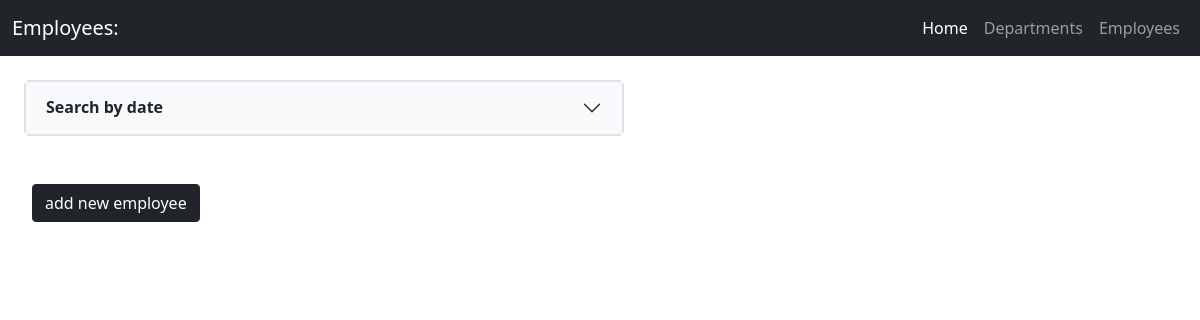
/employees/, run on an earlier commit of the app's database.
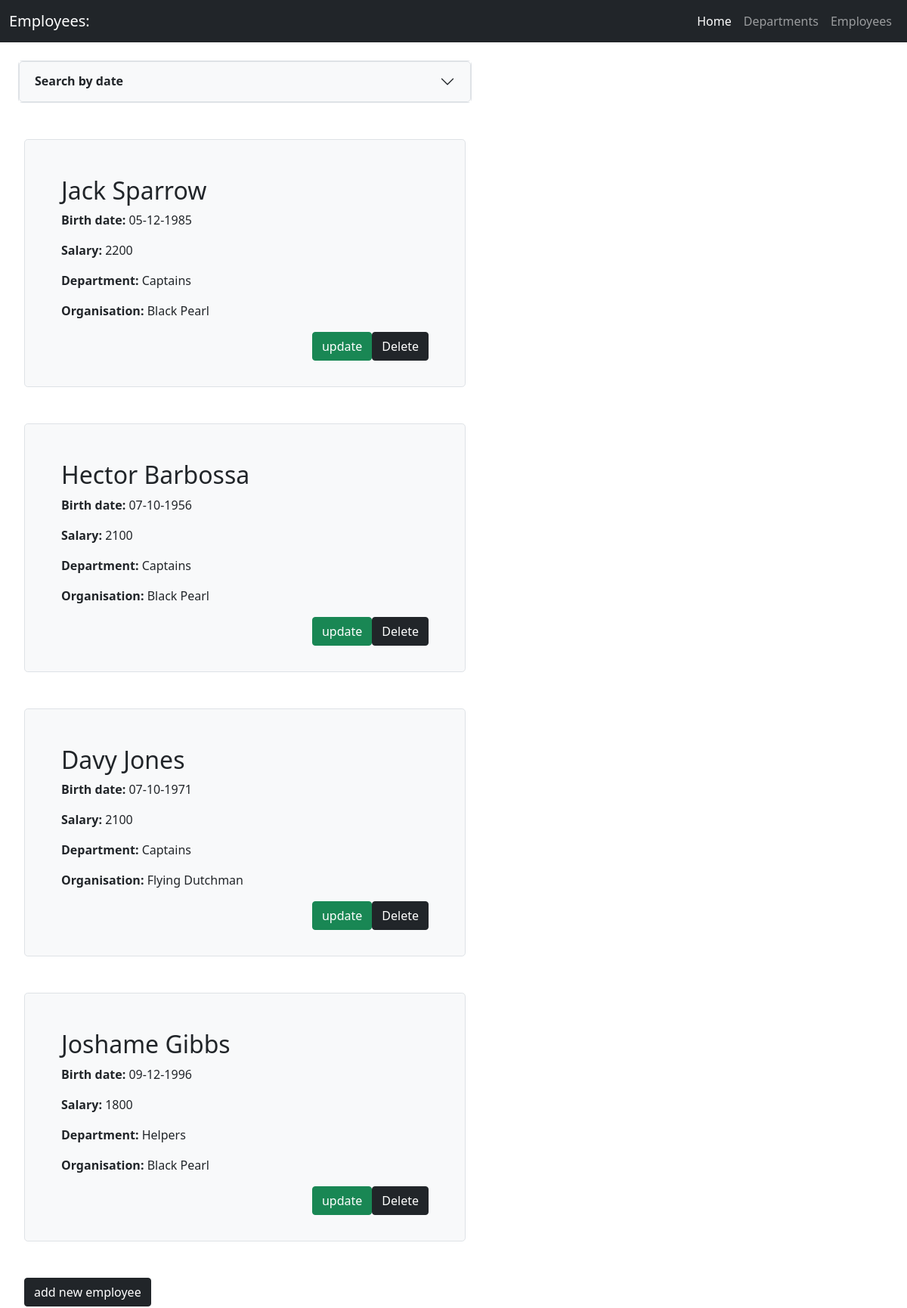
And on a later commit of the database.
### department_app/models/employee.py (models this page shows, shortened)
class Employee(db.Model):
    __tablename__ = "employee"
    id = db.Column(db.Integer, primary_key=True)
    name = db.Column(db.String(30), nullable=False)
    birth_date = db.Column(db.Date, nullable=False)
    department_id = db.Column(db.Integer, db.ForeignKey('department.id'))
    salary = db.Column(db.Integer, nullable=False)

### department_app/models/department.py (models this page shows, shortened)
class Department(db.Model):
    __tablename__ = "department"
    id = db.Column(db.Integer, primary_key=True)
    name = db.Column(db.String(30), nullable=False)
    organisation = db.Column(db.String(30), nullable=False)
    average_salary = db.Column(db.Integer, nullable=False)
    employees = db.relationship(
        'Employee',
        cascade="all,delete",
        backref=db.backref('department', lazy=True),
        lazy=True
    )

### department_app/views/employee_view.py (the view)
@employees_bp.route('/employees/')
def show_employees():
    employees = Employee.query.all()
    return render_template('employees.html', employees=employees)

### department_app/templates/employees.html (shortened to what this page needs)
{% extends 'base.html' %}
{% block title %}Employees:{% endblock %}
{% block content %}
<div class="accordion accordion-flush m-4 col-md-6 bg-light border rounded-3" id="accordionFlushExample">
    <div class="accordion-item">
        <h2 class="accordion-header" id="flush-headingOne">
            <button class="accordion-button collapsed bg-light border rounded-3 text-align-center" type="button"
                    data-bs-toggle="collapse" data-bs-target="#flush-collapseOne" aria-expanded="false"
                    aria-controls="flush-collapseOne">
                <b>Search by date</b>
            </button>
        </h2>
    </div>
</div>
<ul>
    {% for employee in employees %}
    <br>
    <div class="col-md-6">
        <div class="h-100 p-5 bg-light border rounded-3">
            <h2>{{employee.name}}</h2>
            <p><b>Birth date:</b> {{employee.birth_date.strftime('%m-%d-%Y')}}</p>
            <p><b>Salary:</b> {{employee.salary}}</p>
            <p><b>Department:</b> {{employee.department.name}}</p>
            <p><b>Organisation:</b> {{employee.department.organisation}}</p>
            <button type="button" class="btn btn-dark float-end" data-bs-toggle="modal" data-bs-target="#exampleModal{{employee.id}}">
                Delete
            </button>
            <a href="/employees/{{ employee.id }}/update">
                <button class="btn btn-success float-end" type="button">update</button>
            </a>
            <br>
        </div>
    </div>
    <br>
    {% endfor %}
    <br>
    <a href="/employee/">
        <button class="btn btn-dark float-start" type="button">add new employee</button>
    </a>
    <br>
</ul>
{% endblock content %}

### department_app/templates/base.html (shortened to what this page needs)
<!DOCTYPE html>
<html lang="en">
<head>
    <link href="https://cdn.jsdelivr.net/npm/bootstrap@5.1.3/dist/css/bootstrap.min.css" rel="stylesheet"
>
</head>
<body>
<nav class="navbar navbar-expand-lg navbar-dark bg-dark">
  <div class="container-fluid">
    <a class="navbar-brand">{% block title %}My amazing site{% endblock %}</a>
    <div class="nav navbar-right" id="navbarText">
      <ul class="navbar-nav me-auto mb-2 mb-lg-0">
        <li class="nav-item">
          <a class="nav-link active" aria-current="page" href="/">Home</a>
        </li>
        <li class="nav-item">
          <a class="nav-link" href="/departments">Departments</a>
        </li>
        <li class="nav-item">
          <a class="nav-link" href="/employees">Employees</a>
        </li>
      </ul>
    </div>
  </div>
</nav>
{% block content %}
{% endblock content %}
</body>
</html>

What changed in the data, as far as the page shows it:
added Employee: name "Jack Sparrow", birth_date "05-12-1985", salary "2200", department.name "Captains", department.organisation "Black Pearl"
added Employee: name "Hector Barbossa", birth_date "07-10-1956", salary "2100", department.name "Captains", department.organisation "Black Pearl"
added Employee: name "Davy Jones", birth_date "07-10-1971", salary "2100", department.name "Captains", department.organisation "Flying Dutchman"
added Employee: name "Joshame Gibbs", birth_date "09-12-1996", salary "1800", department.name "Helpers", department.organisation "Black Pearl"
